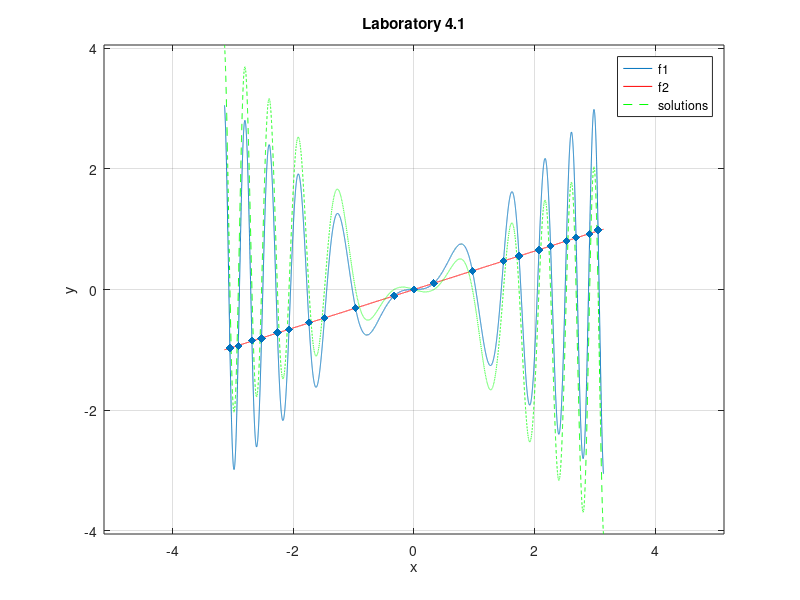
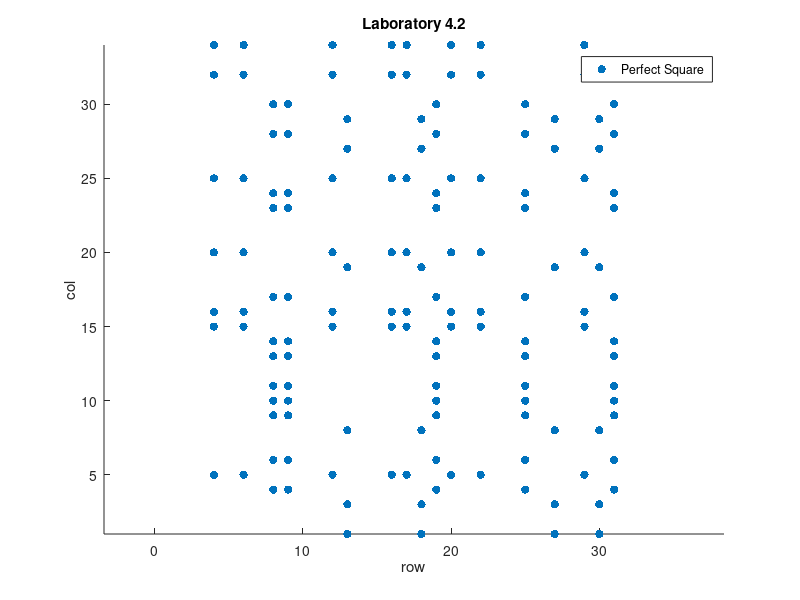

Reproduce these figures in MATLAB, in order.
clear
clc 
close all

x = linspace(-pi, pi, 20000);
f1 = x .* sin(3 .* x.^2);
f2 = x./pi;
f = f1-f2;
sign_changes = find(diff(sign(f)));
solutions = x(sign_changes);
plot(x, f1)
hold on
plot(x, f2, 'r')
plot(x, f, '--g')
scatter(solutions, f1(sign_changes), 'dk', 'filled')
hold off
xlabel('x')
ylabel('y')
title('Laboratory 4.1')
axis('equal')
legend('f1', 'f2', 'solutions')
grid on


v = randi([1, 20], 1, 100);
v1 = v(find(v<7));
v2 = v(find(v>14));
m = v1' * v2;

figure
[row, col] = find(sqrt(m)==floor(sqrt(m)) & m ~= 0);
scatter(col, row, "filled");
axis('equal')
xlabel('row')
ylabel('col')
title('Laboratory 4.2')
legend('Perfect Square')